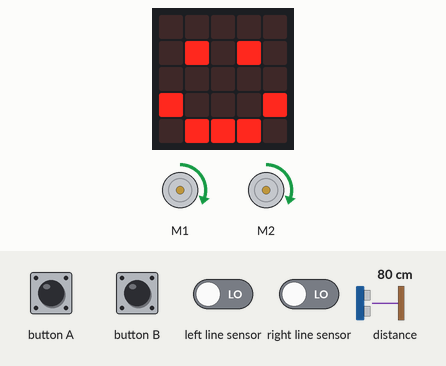
Simulated run of this program. Board: BBC micro:bit (MakeCode). Parts: the board's 5×5 LED display, 2 × DC motor (green arrow = forward, orange = backward, longer = faster). The inputs (shaded band) are chosen by the test bench; at power-on: left line sensor LOW, right line sensor LOW, distance to the obstacle 80 cm.

Above: at 1.8 s.
1.9 s: button A pressed for 0.15 s
At 2.4 s:
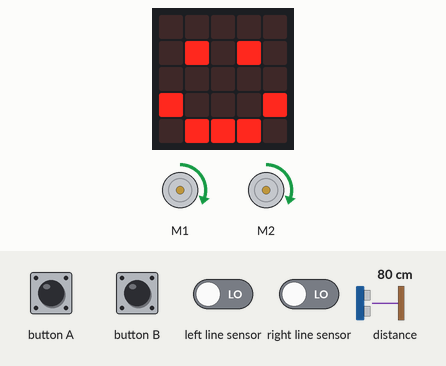
3.5 s: button B pressed for 0.15 s
At 3.66 s:
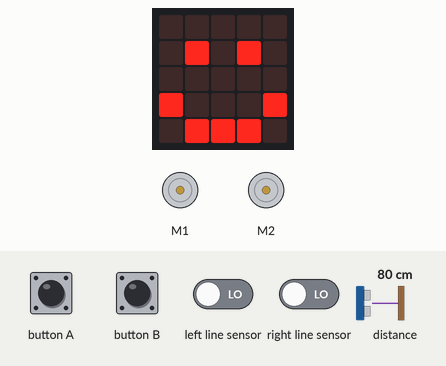
5.1 s: left line sensor driven HIGH
At 6.3 s:
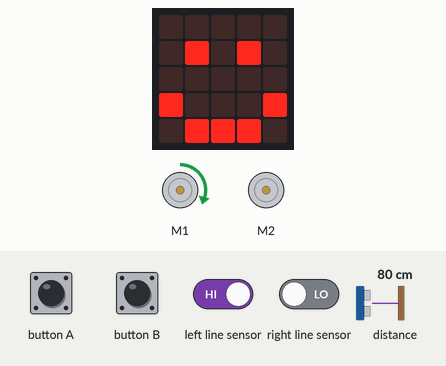
6.6 s: right line sensor driven HIGH
At 7.7 s:
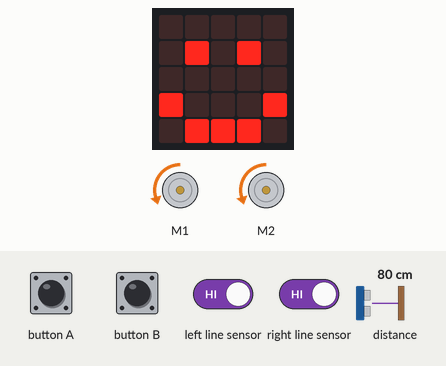
8.1 s: left line sensor driven LOW
At 9.0 s:
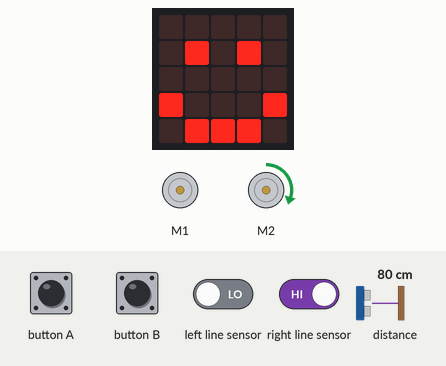
9.6 s: right line sensor driven LOW
At 10.7 s:
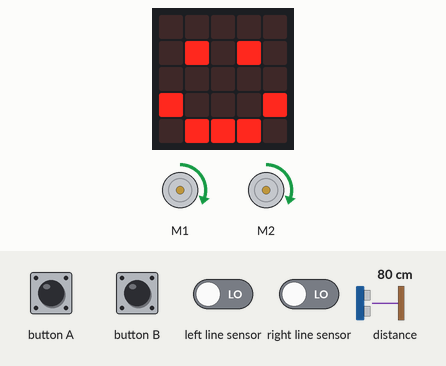
Timing chart, 0 to 12.1 s (numbered marks = the images above; inputs shaded):
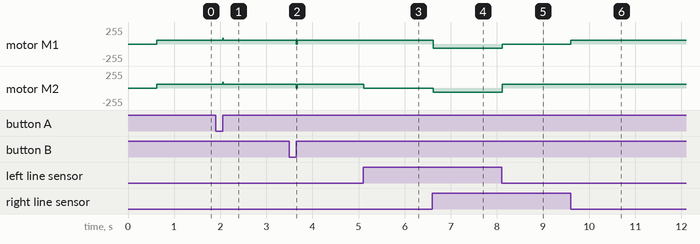

The program:

main.ts
```typescript
input.onButtonPressed(Button.A, function () {
    maqueen.motorRun(maqueen.Motors.All, maqueen.Dir.CW, 90)
    if (maqueen.Ultrasonic(PingUnit.Centimeters) < 10 && maqueen.Ultrasonic(PingUnit.Centimeters) != 0) {
        maqueen.motorRun(maqueen.Motors.All, maqueen.Dir.CCW, 90)
        basic.pause(500)
        maqueen.motorRun(maqueen.Motors.M1, maqueen.Dir.CW, 90)
        basic.pause(500)
    } else {
        maqueen.motorRun(maqueen.Motors.All, maqueen.Dir.CW, 90)
    }
})
input.onButtonPressed(Button.B, function () {
    maqueen.motorStop(maqueen.Motors.All)
})
basic.showIcon(IconNames.Happy)
basic.forever(function () {
    if (maqueen.readPatrol(maqueen.Patrol.PatrolLeft) == 0 && maqueen.readPatrol(maqueen.Patrol.PatrolRight) == 0) {
        maqueen.motorRun(maqueen.Motors.M1, maqueen.Dir.CW, 60)
        maqueen.motorRun(maqueen.Motors.M2, maqueen.Dir.CW, 60)
    }
    if (maqueen.readPatrol(maqueen.Patrol.PatrolLeft) == 1 && maqueen.readPatrol(maqueen.Patrol.PatrolRight) == 1) {
        maqueen.motorRun(maqueen.Motors.M1, maqueen.Dir.CCW, 60)
        maqueen.motorRun(maqueen.Motors.M2, maqueen.Dir.CCW, 60)
    }
    if (maqueen.readPatrol(maqueen.Patrol.PatrolLeft) == 1 && maqueen.readPatrol(maqueen.Patrol.PatrolRight) == 0) {
        maqueen.motorRun(maqueen.Motors.M1, maqueen.Dir.CW, 60)
        maqueen.motorRun(maqueen.Motors.M2, maqueen.Dir.CW, 0)
    }
    if (maqueen.readPatrol(maqueen.Patrol.PatrolLeft) == 0 && maqueen.readPatrol(maqueen.Patrol.PatrolRight) == 1) {
        maqueen.motorRun(maqueen.Motors.M1, maqueen.Dir.CW, 0)
        maqueen.motorRun(maqueen.Motors.M2, maqueen.Dir.CW, 60)
    }
})
```

test.ts
```typescript
// les tests vont ici ; cela ne sera pas compilé si ce paquet est utilisé en tant qu'extension.
```

Measured:
- after the input at 1.9 s, motor M1, motor M2: forward 60/255 → forward 90/255 after 0.15 s, → forward 60/255 0.02 s later
- after the input at 3.5 s, motor M1, motor M2: forward 60/255 → stopped after 0.15 s, → forward 60/255 0.02 s later
- after the input at 5.1 s, motor M2: forward 60/255 → stopped at once
- after the input at 6.6 s, motor M1: forward 60/255 → backward 60/255 at once; motor M2: stopped → backward 60/255 at once
- after the input at 8.1 s, motor M1: backward 60/255 → stopped at once; motor M2: backward 60/255 → forward 60/255 at once
- after the input at 9.6 s, motor M1: stopped → forward 60/255 at once
